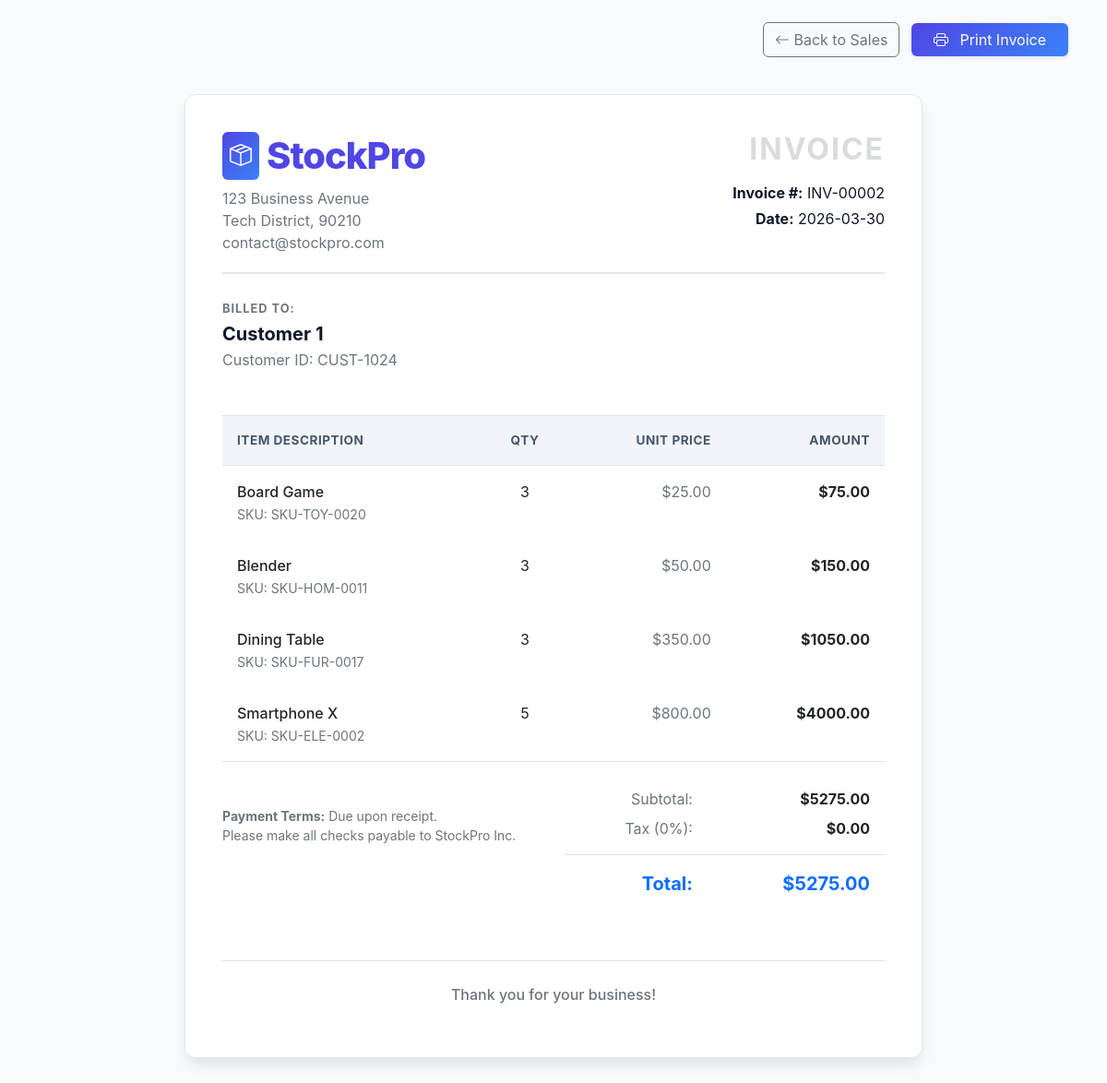
Page /invoices/2 (signed in) on the committed database.
### models.py (models this page shows, shortened)
class Sale(db.Model):
    id = db.Column(db.Integer, primary_key=True)
    user_id = db.Column(db.Integer, db.ForeignKey('user.id'), nullable=False) # Who processed it
    customer_name = db.Column(db.String(100))
    total_amount = db.Column(db.Float, default=0.0)
    created_at = db.Column(db.DateTime, default=datetime.utcnow)
    items = db.relationship('SaleItem', backref='sale', lazy='dynamic')
    user = db.relationship('User')

class SaleItem(db.Model):
    id = db.Column(db.Integer, primary_key=True)
    sale_id = db.Column(db.Integer, db.ForeignKey('sale.id'), nullable=False)
    product_id = db.Column(db.Integer, db.ForeignKey('product.id'), nullable=False)
    quantity = db.Column(db.Integer, nullable=False)
    price_per_unit = db.Column(db.Float, nullable=False)

class Product(db.Model):
    id = db.Column(db.Integer, primary_key=True)
    name = db.Column(db.String(150), nullable=False)
    sku = db.Column(db.String(50), unique=True, nullable=False)
    description = db.Column(db.Text)
    base_price = db.Column(db.Float, nullable=False)
    category_id = db.Column(db.Integer, db.ForeignKey('category.id'))
    supplier_id = db.Column(db.Integer, db.ForeignKey('supplier.id'))
    available_stock = db.Column(db.Integer, default=0)
    reserved_stock = db.Column(db.Integer, default=0)
    damaged_stock = db.Column(db.Integer, default=0)
    minimum_threshold = db.Column(db.Integer, default=10)
    image_url = db.Column(db.String(200), default='default_product.png')
    created_at = db.Column(db.DateTime, default=datetime.utcnow)
    sale_items = db.relationship('SaleItem', backref='product', lazy=True)
    purchase_items = db.relationship('PurchaseItem', backref='product', lazy=True)

### routes/invoices.py (the view)
@invoices_bp.route('/<int:sale_id>')
@login_required
def view(sale_id):
    sale = Sale.query.get_or_404(sale_id)
    return render_template('invoices/view.html', sale=sale)

### models.py (called while the page is built)
@login_manager.user_loader
def load_user(id):
    return User.query.get(int(id))

### templates/invoices/view.html (shortened to what this page needs)
<!DOCTYPE html>
<html lang="en">
<head>
    <link href="https://cdn.jsdelivr.net/npm/bootstrap@5.3.0/dist/css/bootstrap.min.css" rel="stylesheet">
    <link href="https://cdn.jsdelivr.net/npm/bootstrap-icons@1.10.5/font/bootstrap-icons.css" rel="stylesheet">
</head>
<body>
    <div class="container mb-5">
        <div class="text-end mt-4 no-print mb-4">
            <a href="{{ url_for('sales.index') }}" class="btn btn-outline-secondary me-2"><i class="bi bi-arrow-left"></i> Back to Sales</a>
            <button onclick="window.print()" class="btn btn-primary px-4 shadow-sm" style="background: linear-gradient(135deg, #4f46e5, #3b82f6); border: none;"><i class="bi bi-printer me-2"></i> Print Invoice</button>
        </div>
        <div class="invoice-box">
            <div class="invoice-header">
                <div>
                    <div class="d-flex align-items-center mb-2">
                        <div class="bg-primary rounded p-2 me-2 text-white" style="background: linear-gradient(135deg, #4f46e5, #3b82f6) !important;">
                            <i class="bi bi-box-seam fs-4"></i>
                        </div>
                        <h1>StockPro</h1>
                    </div>
                    <p class="mb-0 text-secondary">123 Business Avenue<br>Tech District, 90210<br>contact@stockpro.com</p>
                </div>
                <div class="details-col">
                    <h2 class="text-secondary fw-bold opacity-25 mb-3" style="letter-spacing: 2px;">INVOICE</h2>
                    <p class="mb-1"><strong>Invoice #:</strong> INV-{{ "%05d"|format(sale.id) }}</p>
                    <p class="mb-0"><strong>Date:</strong> {{ sale.created_at.strftime('%Y-%m-%d') }}</p>
                </div>
            </div>
            <div class="row mb-5 mt-4">
                <div class="col-sm-6">
                    <h6 class="text-secondary text-uppercase mb-2 fw-bold" style="letter-spacing: 1px; font-size: 0.8rem;">Billed To:</h6>
                    <h5 class="fw-bold mb-1">{{ sale.customer_name or 'Walk-in Customer' }}</h5>
                    <p class="text-secondary mb-0">Customer ID: CUST-{{ "0000" if not sale.customer_name else "1024" }}</p>
                </div>
            </div>
            <table class="table table-borderless">
                <thead>
                    <tr class="border-bottom border-top">
                        <th class="py-3 ps-3">Item Description</th>
                        <th class="text-center py-3">Qty</th>
                        <th class="text-end py-3">Unit Price</th>
                        <th class="text-end py-3 pe-3">Amount</th>
                    </tr>
                </thead>
                <tbody class="border-bottom">
                    {% for item in sale.items %}
                    <tr>
                        <td class="py-3 ps-3 fw-medium">{{ item.product.name }} <br><small class="text-secondary fw-normal">SKU: {{ item.product.sku }}</small></td>
                        <td class="text-center py-3">{{ item.quantity }}</td>
                        <td class="text-end py-3 text-secondary">${{ "%.2f"|format(item.price_per_unit) }}</td>
                        <td class="text-end py-3 fw-bold pe-3">${{ "%.2f"|format(item.quantity * item.price_per_unit) }}</td>
                    </tr>
                    {% endfor %}
                </tbody>
            </table>
            <div class="row mt-4">
                <div class="col-6">
                    <p class="text-secondary small mt-4">
                        <strong>Payment Terms:</strong> Due upon receipt.<br>
                        Please make all checks payable to StockPro Inc.
                    </p>
                </div>
                <div class="col-6">
                    <table class="table table-borderless table-sm">
                        <tr>
                            <td class="text-end text-secondary pe-4">Subtotal:</td>
                            <td class="text-end fw-bold pe-3">${{ "%.2f"|format(sale.total_amount) }}</td>
                        </tr>
                        <tr>
                            <td class="text-end text-secondary pe-4 border-bottom pb-3">Tax (0%):</td>
                            <td class="text-end fw-bold border-bottom pb-3 pe-3">$0.00</td>
                        </tr>
                        <tr>
                            <td class="text-end fw-bold fs-5 pt-3 pe-4 text-primary">Total:</td>
                            <td class="text-end fw-bold fs-5 pt-3 pe-3 text-primary">${{ "%.2f"|format(sale.total_amount) }}</td>
                        </tr>
                    </table>
                </div>
            </div>
            <div class="text-center mt-5 pt-4 border-top">
                <p class="text-secondary fw-medium">Thank you for your business!</p>
            </div>
        </div>
    </div>
</body>
</html>

### templates/invoices/view.html (style rules this page uses)
body { background: #f8fafc; color: #0f172a; font-family: 'Inter', sans-serif; }
.invoice-box { max-width: 800px; margin: auto; padding: 40px; border: 1px solid #e2e8f0; background: #fff; box-shadow: 0 10px 15px -3px rgba(0,0,0,0.1); margin-top: 40px; border-radius: 12px; }
.invoice-header { display: flex; justify-content: space-between; border-bottom: 2px solid #e2e8f0; padding-bottom: 20px; margin-bottom: 30px; }
.invoice-header h1 { color: #4f46e5; margin: 0; font-weight: 800; letter-spacing: -1px; }
.details-col { text-align: right; }
.table th { background-color: #f1f5f9; color: #475569; text-transform: uppercase; font-size: 0.85rem; letter-spacing: 0.5px; }

### rows in the picture
Sale: id "00002", created_at "2026-03-30", customer_name "Customer 1", customer_name "1024", total_amount "5275.00"
SaleItem: product.name "Board Game", product.sku "SKU-TOY-0020", quantity "3", price_per_unit "25.00", item.quantity*item.price_per_unit "75.00"
SaleItem: product.name "Blender", product.sku "SKU-HOM-0011", quantity "3", price_per_unit "50.00", item.quantity*item.price_per_unit "150.00"
SaleItem: product.name "Dining Table", product.sku "SKU-FUR-0017", quantity "3", price_per_unit "350.00", item.quantity*item.price_per_unit "1050.00"
SaleItem: product.name "Smartphone X", product.sku "SKU-ELE-0002", quantity "5", price_per_unit "800.00", item.quantity*item.price_per_unit "4000.00"
